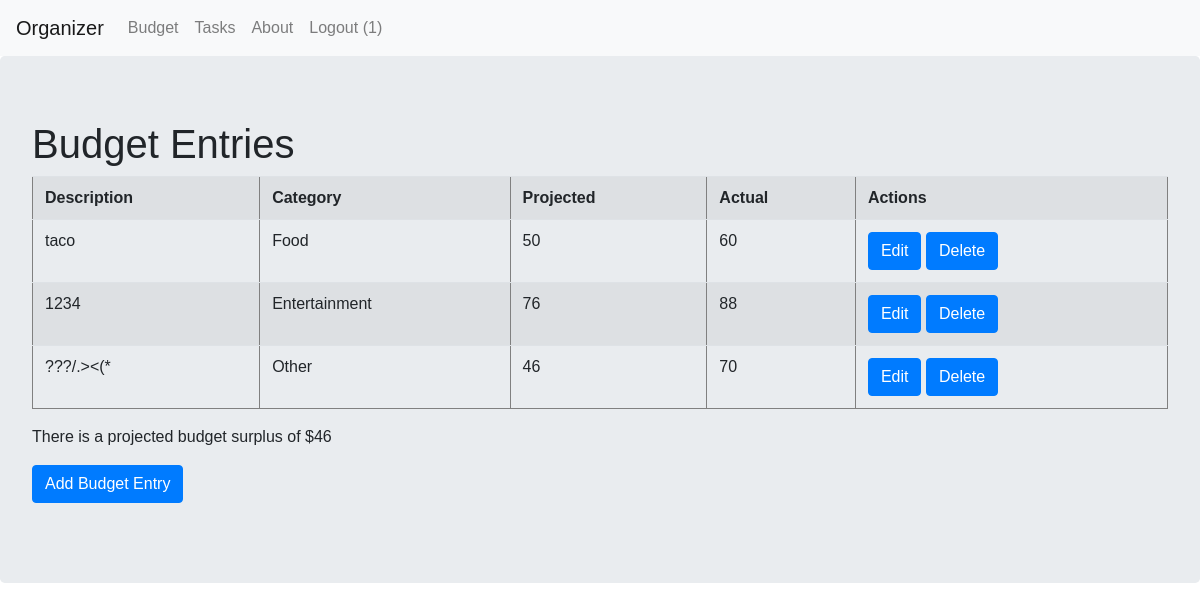
Page /budget/ (signed in) on the committed database.
### Budget/models.py (models this page shows)
class Budget(models.Model):
    user = models.ForeignKey(User, on_delete = models.CASCADE)
    description = models.CharField(max_length = 128)
    category = models.ForeignKey(BudgetCategory, on_delete = models.CASCADE)
    projected = models.IntegerField()
    actual = models.IntegerField()

class BudgetCategory(models.Model):
    category = models.CharField(max_length = 128)
    def __str__(self):
        return self.category

### Budget/views.py (the view, shortened to what this page needs)
# urls.py: 2. Add a URL to urlpatterns:  path('', views.home, name='home')
@login_required(login_url = '/login/')
def home(request):
	if(request.method == "GET" and "delete" in request.GET):
		id = request.GET["delete"]
		Budget.objects.filter(id=id).delete()
		return redirect("/budget/")
	else:
		table_data = Budget.objects.filter(user = request.user)
		aBudget = 0
		pBudget = 0
		for budget in table_data:
			pBudget += budget.projected
			aBudget += budget.actual
		change = aBudget - pBudget
		context = {"table_data": table_data,"finalValue": change}
	return render(request, 'budget/budget.html', context)

### templates/budget/budget.html (shortened to what this page needs)
<html>
<head>
  {% include "bootstrap.html" %}
  {% load static %}
  {% include "navigation.html" %}
  <link rel="stylesheet" href="{%static 'Organizer.css' %}" />
</head>
<body>
  <div class = "jumbotron">
    <h1>Budget Entries</h1>
    {% if not table_data %}
      <p>There are no budgets yet.</p>
    {% else %}
      <table class = "table table-striped" border = "1">
        <tr>
          <th> Description </th>
          <th> Category </th>
          <th> Projected </th>
          <th> Actual </th>
          <th> Actions </th>
        </tr>
          {% for row in table_data %}
          <tr>
            <td>{{row.description}}</td>
            <td> {{row.category}} </td>
            <td> {{row.projected}} </td>
            <td> {{row.actual}} </td>
            <td>
              <a class="btn btn-primary" href="/budget/edit/{{row.id}}">Edit</a>
              <a class="btn btn-primary" href="#" onclick="confirmDeleteModal({{row.id}})">Delete</a>
            </td>
        </tr>
        {% endfor %}
      </table>
      <p> There is a projected budget
        {% if finalValue > 0 %}
          surplus
        {% elif finalValue == 0 %}
          remainder
        {% else %}
          deficit
        {% endif %}
        of ${{finalValue}}
      </p>
    {% endif %}
	  <form method="GET" action="/budget/add">
	    <input type="submit" class="btn btn-primary" value = "Add Budget Entry">
	  </form>
	</div>
</body>
</html>

### templates/bootstrap.html (shortened to what this page needs)
<link rel="stylesheet" href="https://stackpath.bootstrapcdn.com/bootstrap/4.4.1/css/bootstrap.min.css">

### templates/navigation.html
<nav class="navbar navbar-expand-lg navbar-light bg-light">
    <a class="navbar-brand" href="/">Organizer</a>
    <div class="collapse navbar-collapse" id="navbarSupportedContent">
        <ul class="navbar-nav mr-auto">
            <li class="nav-item">
                <a class="nav-link" href="/budget/">Budget</a>
            </li>
            <li class="nav-item">
                <a class="nav-link" href="/tasks/">Tasks</a>
            </li>
            <li class="nav-item">
                <a class="nav-link" href="/about/">About</a>
            </li>
            {% if user.is_authenticated %}
            <li>
                <a class="nav-link" href="/logout/">Logout ({{user.username}})</a>
            </li>
          {% else %}
            <li>
                <a class="nav-link" href="/login/">Login</a>
            </li>
          {% endif %}
    </div>
</nav>

### static/Organizer.css (style rules this page uses)
body { font-family: 'Poppins', sans-serif; }

### rows in the picture
Budget: description "taco", category "Food", projected "50", actual "60"
Budget: description "1234", category "Entertainment", projected "76", actual "88"
Budget: description "???/.><(*", category "Other", projected "46", actual "70"

### other values in the picture
{{ user.username }} "1"
{{ finalValue }} "46"
